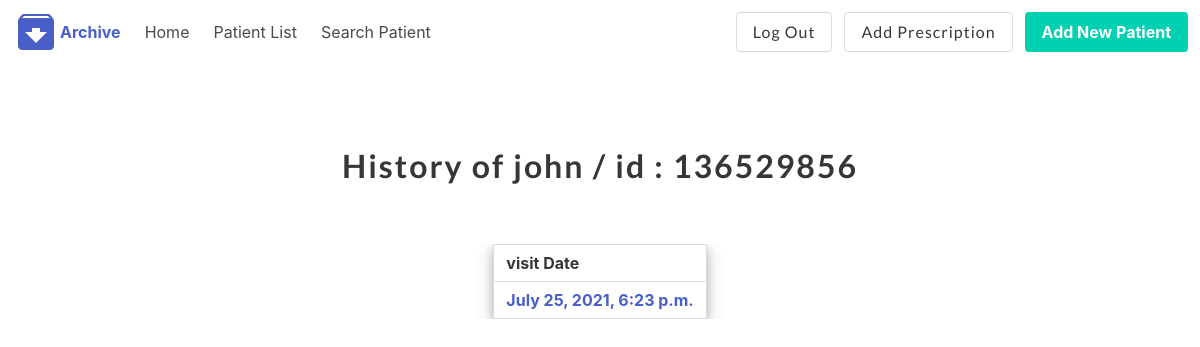
Screenshot of /patient/4/history (signed in) with the database file from the repository.
### patienthistory/models.py (models this page shows, shortened)
class Patient(models.Model):
    drId = models.ForeignKey(User, on_delete=models.CASCADE, default=1)
    first_name = models.CharField(max_length=50, null=True, blank=True)
    last_name = models.CharField(max_length=50, null=True, blank=True)
    picture = models.ImageField(upload_to='profile_pics', blank=True, null=True, verbose_name='Picture')
    phone = models.CharField(max_length=50, null=True, blank=True)
    about = models.TextField(max_length=300, null=True, blank=True)
    email = models.CharField(max_length=50, null=True, blank=True)
    Id_card_number = models.CharField(max_length=50, null=True, blank=True)
    location = models.CharField(max_length=50, null=True, blank=True)
    illness = models.CharField(max_length=50, null=True, blank=True)

class PatientHistory(models.Model):
    PatientId = models.ForeignKey(Patient, on_delete=models.CASCADE, blank=True, null=True)
    Prescription = models.TextField(max_length=300, null=True, blank=True)
    nextVisit = models.DateTimeField(null=True, blank=True)
    picture = models.ImageField(upload_to='profile_pics', blank=True, null=True, verbose_name='Picture')
    VisitDate = models.DateTimeField(auto_now_add=True, blank=True)
    Description = models.TextField(max_length=300, null=True, blank=True)

### patienthistory/views.py (the view)
# urls.py: path('<PatientId>/history', views.PatientHistoryview, name='patientHist'),
@login_required
def PatientHistoryview(request, PatientId):
    user = PatientId
    allhistories = PatientHistory.objects.filter(PatientId_id=user)
    username = Patient.objects.get(id=user)
    context = {'allhistories': allhistories,
               'username': username
               }
    return render(request, 'patienthistory/patienthis.html', context)

### patienthistory/templates/patienthistory/patienthis.html
{% extends 'patienthistory/base.html' %}
{% block content %}
    <section class="section">
        <div class="container">
            <div class="columns is-mobile is-centered">
                <div class="column">
                    <br>
                    <div class="column">
                        <h1 class="title" style="text-align: center">
                            History of {{ username.first_name }} / id : {{ username.Id_card_number }}
                        </h1>
                    </div>
                    <section class="section">
                        <div class="container">
                            <div class="table-container">
                                <table class="table table is-bordered"
                                       style="border-radius:2%; margin-left: auto;margin-right: auto; box-shadow: 0 4px 8px 0 rgba(0, 0, 0, 0.2), 0 6px 20px 0 rgba(0, 0, 0, 0.19); background: rgba(255,255,255,0.4);">
                                    <thead>
                                    <tr>
                                        <th>visit Date</th>
                                    </tr>
                                    </thead>
                                    <tbody>
                                    {% for history in allhistories %}
                                        <tr>
                                            <td><b><a href="{% url 'Prescription' history.id %}">{{ history.VisitDate }}</a></b></td>
                                        </tr>
                                    {% endfor %}
                                    </tbody>
                                </table>
                            </div>
                        </div>
                    </section>
                </div>
            </div>
        </div>
    </section>
{% endblock %}

### patienthistory/static/patienthistory/style.css (style rules this page uses)
body { margin:0; }
h1 { font-family: 'Lato', sans-serif; font-weight:300; letter-spacing: 2px; font-size:48px; }

### rows the page displays
Patient: first_name "john", Id_card_number "136529856"
PatientHistory: VisitDate "July 25, 2021, 6:23 p.m."
